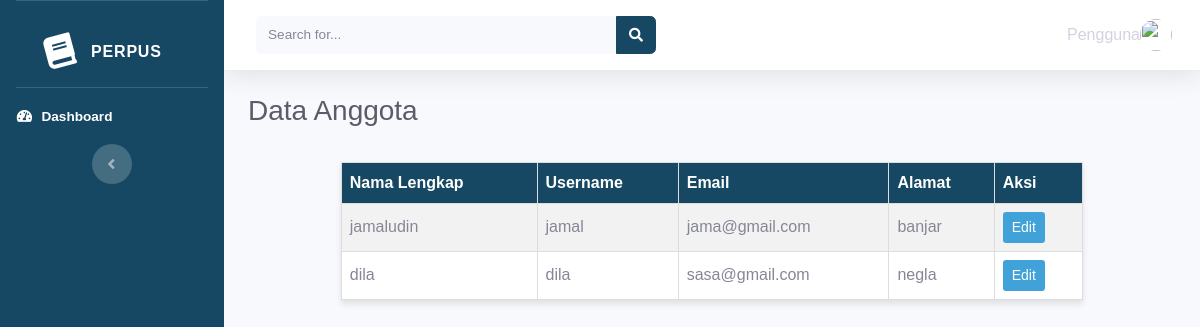
Page /admin/index_data_anggota.php on the earlier database version.
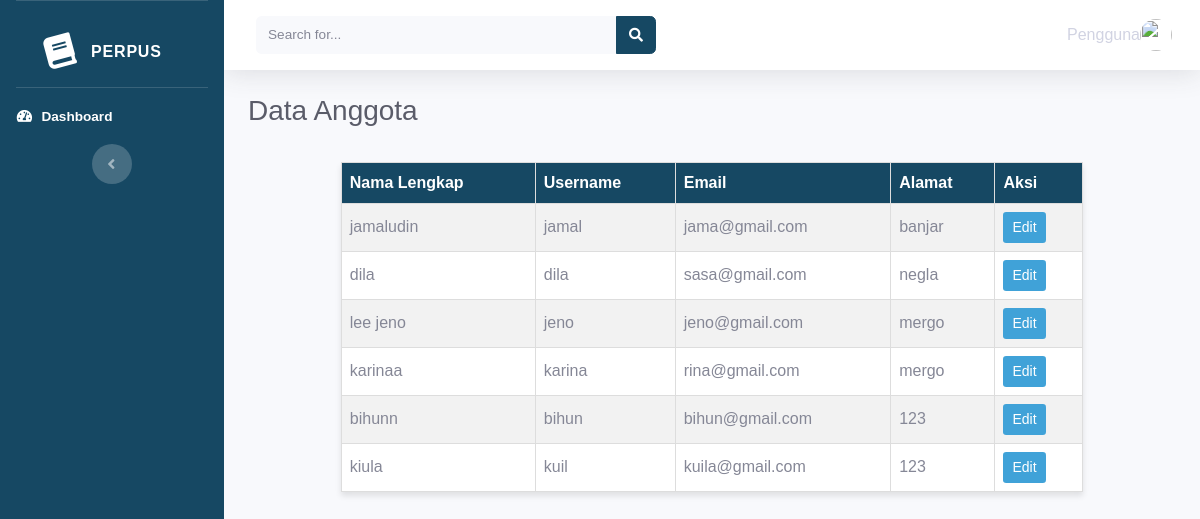
Same page on the later database version.
### tables this page shows
CREATE TABLE `user` (
  `user_id` int(11) NOT NULL,
  `perpus_id` int(11) NOT NULL,
  `username` varchar(50) NOT NULL,
  `password` varchar(255) NOT NULL,
  `email` varchar(50) NOT NULL,
  `nama_lengkap` varchar(50) NOT NULL,
  `no_hp` varchar(50) NOT NULL,
  `alamat` varchar(50) NOT NULL,
  `role` varchar(50) NOT NULL,
  `created_at` timestamp NOT NULL DEFAULT current_timestamp() ON UPDATE current_timestamp()
);

### admin/index_data_anggota.php (the view, shortened to what this page needs)
<?php
include('koneksi.php');
$sql = "SELECT * FROM user WHERE role = 'peminjam'";
$result = mysqli_query($conn, $sql);
?>
<!DOCTYPE html>
<html lang="en">
<head>
    <link href="../dashboard/vendor/fontawesome-free/css/all.min.css" rel="stylesheet" type="text/css">
    <link href="../dashboard/css/sb-admin-2.min.css" rel="stylesheet">
</head>
<body id="page-top">
    <div id="wrapper">
        <ul class="navbar-nav bg-gradient-primary sidebar sidebar-dark accordion" id="accordionSidebar">
            <a class="sidebar-brand d-flex align-items-center justify-content-center" href="index.html">
                <div class="sidebar-brand-icon rotate-n-15">
                    <i class="fas fa-book"></i>
                </div>
                <div class="sidebar-brand-text mx-3">Perpus</div>
            </a>
            <hr class="sidebar-divider my-0">
            <li class="nav-item active">
                <a class="nav-link" href="home.php">
                    <i class="fas fa-fw fa-tachometer-alt"></i>
                    <span>Dashboard</span></a>
            </li>
            <div class="text-center d-none d-md-inline">
                <button class="rounded-circle border-0" id="sidebarToggle"></button>
            </div>
        </ul>
        <div id="content-wrapper" class="d-flex flex-column">
            <div id="content">
                <nav class="navbar navbar-expand navbar-light bg-white topbar mb-4 static-top shadow">
                    <form class="d-none d-sm-inline-block form-inline mr-auto ml-md-3 my-2 my-md-0 mw-100 navbar-search">
                        <div class="input-group">
                            <input type="text" class="form-control bg-light border-0 small" placeholder="Search for..." aria-label="Search" aria-describedby="basic-addon2">
                            <div class="input-group-append">
                                <button class="btn btn-primary1" type="button">
                                    <i class="fas fa-search fa-sm"></i>
                                </button>
                            </div>
                        </div>
                    </form>
                    <ul class="navbar-nav ml-auto">
                        <li class="nav-item dropdown no-arrow">
                            <a class="nav-link dropdown-toggle" href="#" id="userDropdown" role="button" data-toggle="dropdown" aria-haspopup="true" aria-expanded="false">
                            <?php
                                if (isset($_SESSION['username'])) {
                                    echo $_SESSION['username'];
                                } else {
                                    echo "Pengguna";
                                }
                                ?>                                <img class="img-profile rounded-circle" src="https://source.unsplash.com/QAB-WJcbgJk/60x60">
                            </a>
                        </li>
                    </ul>
                </nav>
                <div class="container-fluid">
                    <div class="d-sm-flex align-items-center justify-content-between mb-4">
                        <h2 class="h3 mb-0 text-gray-800">Data Anggota</h2>
                    </div>
                    <div class="row">
                        <div class="col-xl-12 col-md-6 mb-4">
                            <?php
                            echo "<table border='1'>
                                <tr>
                                    <th>Nama Lengkap</th>
                                    <th>Username</th>
                                    <th>Email</th>
                                    <th>Alamat</th>
                                    <th>Aksi</th>
                                </tr>";
                            while ($row = mysqli_fetch_assoc($result)) {
                                echo "<tr>";
                                echo "<td>" . (isset($row['nama_lengkap']) ? $row['nama_lengkap'] : '') . "</td>";
                                echo "<td>" . (isset($row['username']) ? $row['username'] : '') . "</td>";
                                echo "<td>" . (isset($row['email']) ? $row['email'] : '') . "</td>";
                                echo "<td>" . (isset($row['alamat']) ? $row['alamat'] : '') . "</td>";
                                echo "<td>";
                                echo "<button class='btn btn-primary3 btn-sm' onclick=\"window.location.href='../edit/edit_data_anggota.php?user_id=" . (isset($row['user_id']) ? $row['user_id'] : '') . "'\">Edit</button>";
                                echo "</td>";
                                echo "</tr>";
                            }
                            echo "</table>"
                            ?>
                        </div>
                    </div>
                </div>
            </div>
        </div>
    </div>
</body>
</html>

Differences in the rows shown:
added user: nama_lengkap "lee jeno", username "jeno", email "jeno@gmail.com", alamat "mergo"
added user: nama_lengkap "karinaa", username "karina", email "rina@gmail.com", alamat "mergo"
added user: nama_lengkap "bihunn", username "bihun", email "bihun@gmail.com", alamat "123"
added user: nama_lengkap "kiula", username "kuil", email "kuila@gmail.com", alamat "123"
